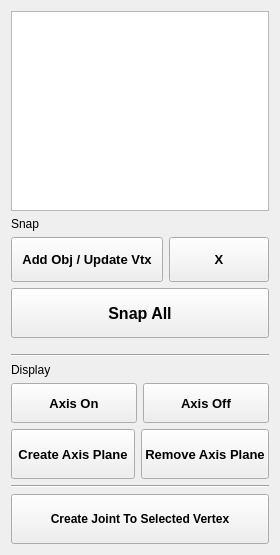
<?xml version="1.0" encoding="UTF-8"?>
<ui version="4.0">
 <class>Form</class>
 <widget class="QWidget" name="Form">
  <property name="geometry">
   <rect>
    <x>0</x>
    <y>0</y>
    <width>280</width>
    <height>555</height>
   </rect>
  </property>
  <property name="font">
   <font>
    <weight>50</weight>
    <bold>false</bold>
   </font>
  </property>
  <property name="windowTitle">
   <string>Form</string>
  </property>
  <layout class="QGridLayout" name="gridLayout">
   <item row="0" column="0">
    <layout class="QVBoxLayout" name="verticalLayout_3">
     <property name="spacing">
      <number>6</number>
     </property>
     <item>
      <widget class="QListWidget" name="listWidget_target">
       <property name="minimumSize">
        <size>
         <width>0</width>
         <height>200</height>
        </size>
       </property>
       <property name="maximumSize">
        <size>
         <width>16777215</width>
         <height>16777215</height>
        </size>
       </property>
       <property name="font">
        <font>
         <pointsize>15</pointsize>
         <weight>75</weight>
         <bold>true</bold>
        </font>
       </property>
       <property name="autoScrollMargin">
        <number>16</number>
       </property>
      </widget>
     </item>
     <item>
      <widget class="QLabel" name="label_2">
       <property name="text">
        <string>Snap</string>
       </property>
      </widget>
     </item>
     <item>
      <layout class="QHBoxLayout" name="horizontalLayout_7">
       <item>
        <widget class="QPushButton" name="pushButton_add_target">
         <property name="minimumSize">
          <size>
           <width>100</width>
           <height>45</height>
          </size>
         </property>
         <property name="font">
          <font>
           <pointsize>10</pointsize>
           <weight>75</weight>
           <bold>true</bold>
          </font>
         </property>
         <property name="text">
          <string>Add Obj / Update Vtx</string>
         </property>
        </widget>
       </item>
       <item>
        <widget class="QPushButton" name="pushButton_remove_all">
         <property name="enabled">
          <bool>true</bool>
         </property>
         <property name="minimumSize">
          <size>
           <width>100</width>
           <height>45</height>
          </size>
         </property>
         <property name="maximumSize">
          <size>
           <width>50</width>
           <height>16777215</height>
          </size>
         </property>
         <property name="font">
          <font>
           <pointsize>10</pointsize>
           <weight>75</weight>
           <bold>true</bold>
          </font>
         </property>
         <property name="text">
          <string>X</string>
         </property>
        </widget>
       </item>
      </layout>
     </item>
     <item>
      <layout class="QHBoxLayout" name="horizontalLayout_2">
       <item>
        <widget class="QPushButton" name="pushButton_snap_joint_position">
         <property name="minimumSize">
          <size>
           <width>0</width>
           <height>50</height>
          </size>
         </property>
         <property name="font">
          <font>
           <pointsize>12</pointsize>
           <weight>75</weight>
           <bold>true</bold>
          </font>
         </property>
         <property name="text">
          <string>Snap All</string>
         </property>
        </widget>
       </item>
      </layout>
     </item>
     <item>
      <spacer name="verticalSpacer_6">
       <property name="orientation">
        <enum>Qt::Vertical</enum>
       </property>
       <property name="sizeHint" stdset="0">
        <size>
         <width>20</width>
         <height>40</height>
        </size>
       </property>
      </spacer>
     </item>
     <item>
      <widget class="Line" name="line">
       <property name="orientation">
        <enum>Qt::Horizontal</enum>
       </property>
      </widget>
     </item>
     <item>
      <widget class="QLabel" name="label">
       <property name="text">
        <string>Display</string>
       </property>
      </widget>
     </item>
     <item>
      <layout class="QHBoxLayout" name="horizontalLayout">
       <item>
        <widget class="QPushButton" name="pushButton_axis_on">
         <property name="minimumSize">
          <size>
           <width>0</width>
           <height>40</height>
          </size>
         </property>
         <property name="font">
          <font>
           <pointsize>10</pointsize>
           <weight>75</weight>
           <bold>true</bold>
          </font>
         </property>
         <property name="text">
          <string>Axis On</string>
         </property>
        </widget>
       </item>
       <item>
        <widget class="QPushButton" name="pushButton_axis_off">
         <property name="minimumSize">
          <size>
           <width>0</width>
           <height>40</height>
          </size>
         </property>
         <property name="font">
          <font>
           <pointsize>10</pointsize>
           <weight>75</weight>
           <bold>true</bold>
          </font>
         </property>
         <property name="text">
          <string>Axis Off</string>
         </property>
        </widget>
       </item>
      </layout>
     </item>
     <item>
      <layout class="QHBoxLayout" name="horizontalLayout_3">
       <item>
        <widget class="QPushButton" name="pushButton_create_axis_plane">
         <property name="minimumSize">
          <size>
           <width>0</width>
           <height>50</height>
          </size>
         </property>
         <property name="font">
          <font>
           <pointsize>10</pointsize>
           <weight>75</weight>
           <bold>true</bold>
          </font>
         </property>
         <property name="text">
          <string>Create Axis Plane</string>
         </property>
        </widget>
       </item>
       <item>
        <widget class="QPushButton" name="pushButton_2">
         <property name="minimumSize">
          <size>
           <width>0</width>
           <height>50</height>
          </size>
         </property>
         <property name="font">
          <font>
           <pointsize>10</pointsize>
           <weight>75</weight>
           <bold>true</bold>
          </font>
         </property>
         <property name="text">
          <string>Remove Axis Plane</string>
         </property>
        </widget>
       </item>
      </layout>
     </item>
     <item>
      <widget class="Line" name="line_4">
       <property name="orientation">
        <enum>Qt::Horizontal</enum>
       </property>
      </widget>
     </item>
    </layout>
   </item>
   <item row="1" column="0">
    <widget class="QPushButton" name="pushButton_create_joint_to_selected">
     <property name="minimumSize">
      <size>
       <width>0</width>
       <height>50</height>
      </size>
     </property>
     <property name="font">
      <font>
       <weight>75</weight>
       <bold>true</bold>
      </font>
     </property>
     <property name="text">
      <string>Create Joint To Selected Vertex</string>
     </property>
    </widget>
   </item>
  </layout>
 </widget>
 <resources/>
 <connections/>
</ui>
